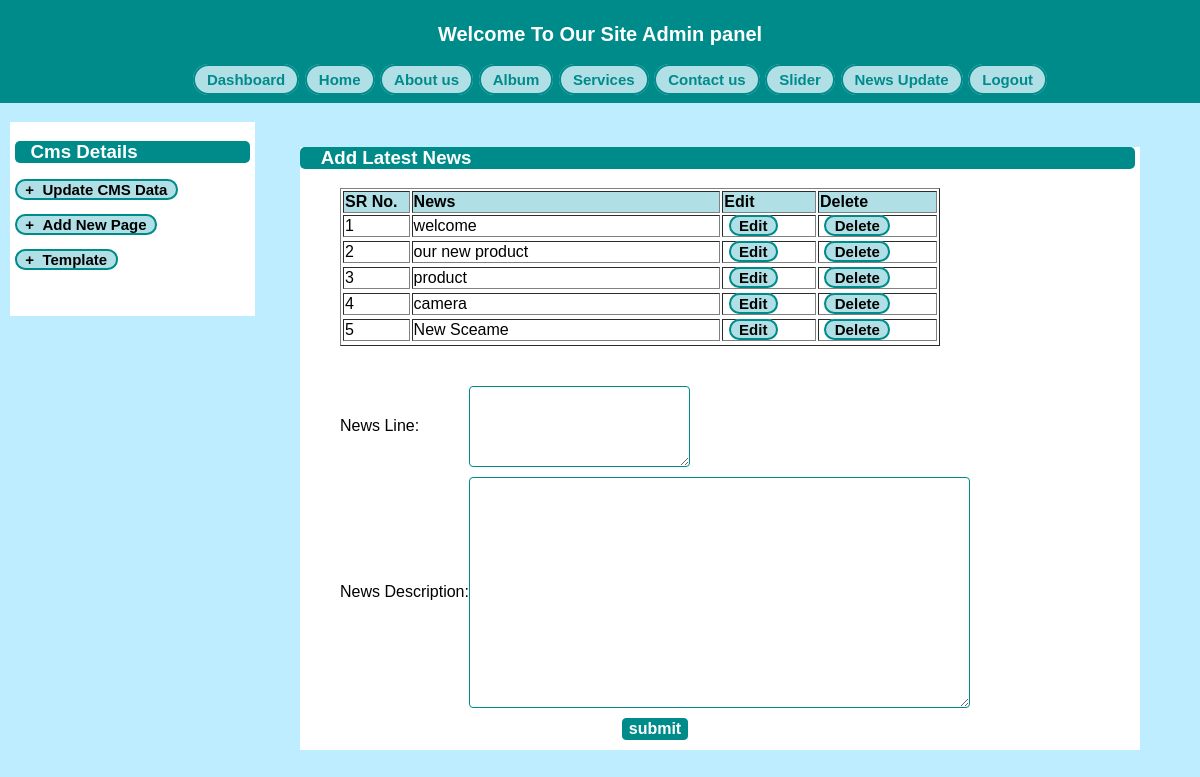
The page /adminuser/news.php (signed in) on the database its author committed.
### tables this page shows
CREATE TABLE IF NOT EXISTS `news` (
  `id` int(11) NOT NULL AUTO_INCREMENT,
  `news` varchar(100) NOT NULL,
  `newsdata` varchar(500) NOT NULL,
  `newsdate` varchar(50) NOT NULL,
  PRIMARY KEY (`id`)
);

### adminuser/news.php (the view, shortened to what this page needs)
 <?php
include("header.php");
include("product_box.php");
?>
<html>
<head>
</head>
<body>
<div style="margin:20px;background:white;width:100%;">
<div class="sideheader">
<h3>
&nbsp;&nbsp;&nbsp;&nbsp;Add Latest News
</h3>
</div>
 <div style="margin-left:40px;">
<table border="1" width="600" style="margin-bottom:40px;" >
<tr style="background:powderblue; font-weight:bold;" >
<td width="40">SR No.
<td width="200">News
<td width="50">Edit
<td width="50">Delete
</tr>
<?php
$query1=mysql_query("select * from news");
$i=1;
while($query2=mysql_fetch_array($query1))
{
?>
<tr><td><?php echo $i;?></td>
<td><?php echo $query2['news'];?></td>
<td>&nbsp;<a href="newsupdate.php?id=<?php echo $query2['id']?>">&nbsp;&nbsp;Edit&nbsp;&nbsp;</a>&nbsp;</td>
<td>&nbsp;<a href="newsdelete.php?id=<?php echo $query2['id']?>">&nbsp;&nbsp;Delete&nbsp;&nbsp;</a>&nbsp;</td><tr>
<?php
$i++;
}
?>
<form action="" method="post" name="contact" id="contact">
<p style="text-align: justify;">
	<table cellpadding="0" cellspacing="0">
            <tbody>
			<tr><td> News Line:</td><td>
				<textarea name="news" cols="25" rows="5" required style="background:lightsilver;"></textarea></td></tr>
					<tr height="10px">
			</tr>
			<tr><td> News Description:</td><td>
				<textarea name="newsdata" cols="60" rows="15" required style="background:lightsilver;"></textarea></td></tr>
			<tr height="10px">
			</tr>
			 <tr align="center">
    			<td colspan="2">
		 		 <input type="submit" name="submit1" value="submit" style="background-color:darkcyan;font-size:16px;color:white;  		                    font-weight:bold" />
    			</td>
    		</tr>
			<tr height="10px">
			</tr>
        </tbody>
	</table>
	</form>
</body>
</html>
	<?php
include("product_boxclose.php");
?>

### adminuser/adminstyle.css (style rules this page uses)
body { font-family: Arial, Helvetica, sans-serif; background-color:#BDEDFF; margin:0 auto; }
table { background-color:#FFFFFF; }
td { font-family: Arial, Helvetica, sans-serif; }
input,select,textarea { border:1px double darkcyan; border-radius:4px; }
.sideheader { background:darkcyan; border-radius:5px; margin-right:5px; color:white; }
a { background:powderblue; color:black; cusrsor:pointer; text-decoration:none; font-weight:bold; font-size:15px; border:2px solid darkcyan;border-radius:20px; }

### rows shown on the page
news: news "welcome"
news: news "our new product"
news: news "product"
news: news "camera"
news: news "New Sceame"
